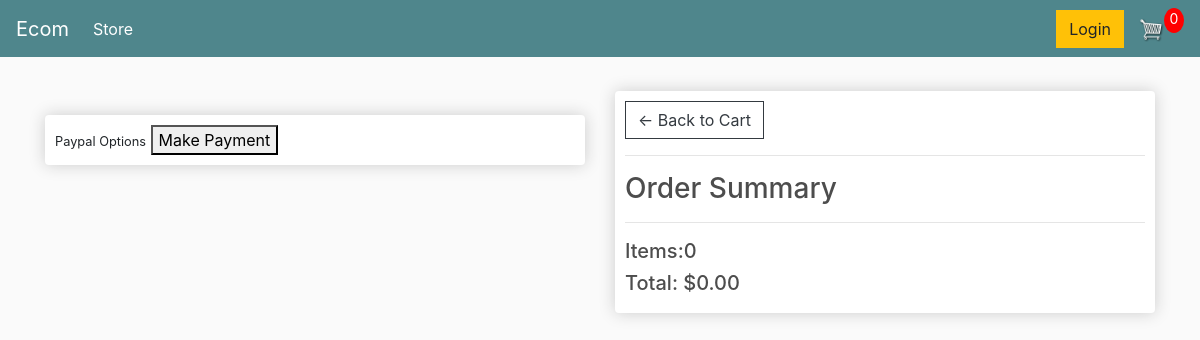
/checkout/ (signed in), run on an earlier commit of the app's database.
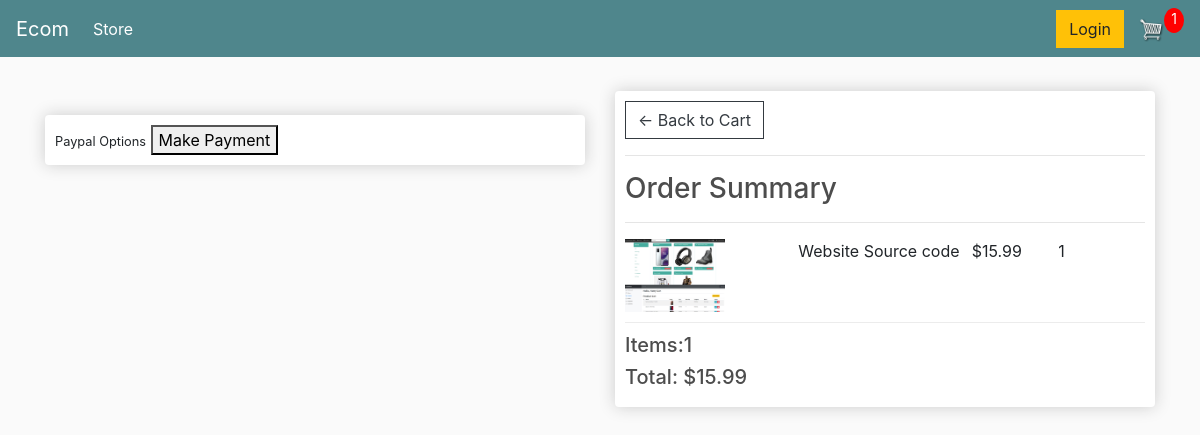
And on a later commit of the database.
### Ecommerce/models.py (models this page shows, shortened)
class Order(models.Model):
    customer = models.ForeignKey(Customer , on_delete=models.SET_NULL , null=True , blank=True)
    date_ordered = models.DateTimeField(auto_now_add=True)
    complete = models.BooleanField(default=False , null = True , blank=True)
    transaction_id = models.CharField(max_length=100 , null=True)
    @property
    def shipping(self):
        shipping = False
        orderitems = self.orderitem_set.all()
        for i in orderitems:
            if i.product.digital == False:
                shipping = True
                return shipping
        return shipping
    @property
    def get_cart_total(self):
        orderitems = self.orderitem_set.all()
        total = sum([item.get_total for item in orderitems])
        return total
    @property
    def get_cart_items(self):
        orderitems = self.orderitem_set.all()
        total = sum([item.quantity for item in orderitems])
        return total

class OrderItem(models.Model):
    product = models.ForeignKey(Product , on_delete=models.SET_NULL , null= True)
    order = models.ForeignKey(Order , on_delete=models.SET_NULL , null=True)
    quantity = models.IntegerField(default=0 , null = True , blank=True)
    date_added = models.DateTimeField(auto_now_add=True)
    @property
    def get_total(self):
        total = self.product.price * self.quantity
        return total

class Product(models.Model):
    name = models.CharField(max_length=200 , null=True)
    price = models.DecimalField(max_digits = 7, decimal_places = 2)
    digital = models.BooleanField(default=False , null=True , blank=False)
    image =  models.ImageField(null=True , blank=True)
    @property
    def imageURL(self):
        try:
            url = self.image.url
        except :
            url = ''
        return url

### Ecommerce/views.py (the view)
# urls.py: path('checkout/' , views.checkout , name='checkout'),
def checkout(request):
    data = cartData(request)
    cartItems = data['cartItems']
    order = data['order']
    items = data['items']
    context = {
        'items' : items,
        'order' : order,
        'cartItems' : cartItems
    }
    return render(request , 'Ecommerce/Checkout.html',context)

### Ecommerce/utils.py (called while the page is built)
def cartData(request):
    if request.user.is_authenticated:
        customer = request.user.customer
        order , created = Order.objects.get_or_create(customer = customer , complete = False)
        items = order.orderitem_set.all()
        cartItems = order.get_cart_items
    else:
        cookieData = cookieCart(request)
        cartItems = cookieData['cartItems']
        order = cookieData['order']
        items = cookieData['items']
    return{'items' : items,'order' : order,'cartItems' : cartItems}

### Ecommerce/templates/Ecommerce/Checkout.html (shortened to what this page needs)
{% extends 'Ecommerce/main.html' %}
{% load static%}
{% block content %}
<!DOCTYPE html>
<html lang="en">
<head>
    <link rel="stylesheet" type="text/css" href="{% static 'css/main.css' %}">
</head>
<body>
    <div class="row">
		<div class="col-lg-6">
			<br>
			<div class="box-element hidden" id="payment-info">
				<small>Paypal Options</small>
				<button id="make-payment">Make Payment</button>
			</div>
		</div>
		<div class="col-lg-6">
			<div class="box-element">
				<a  class="btn btn-outline-dark" href="{% url 'cart' %}">&#x2190; Back to Cart</a>
				<hr>
				<h3>Order Summary</h3>
				<hr>
				{% for item in items %}
				<div class="cart-row">
					<div style="flex:2"><img class="row-image" src="{{item.product.imageURL }}"></div>
					<div style="flex:2"><p>{{ item.product.name }}</p></div>
					<div style="flex:1"><p>${{ item.product.price |floatformat:2 }}</p></div>
					<div style="flex:1"><p>{{ item.quantity }}</p></div>
				</div>
				{% endfor %}
				<h5>Items:{{ order.get_cart_items }} </h5>
				<h5>Total:   ${{ order.get_cart_total | floatformat:2  }}</h5>
			</div>
		</div>
	</div>
</body>
</html>
{% endblock content %}

What changed in the data, as far as the page shows it:
added OrderItem: product.imageURL (picture), product.name "Website Source code", product.price "15.99", quantity "1"
changed through a linked row, Order: get_cart_items "0" → "1"; get_cart_total "0.00" → "15.99"
Also different on the page:
{{ cartItems }}: "0" → "1"
